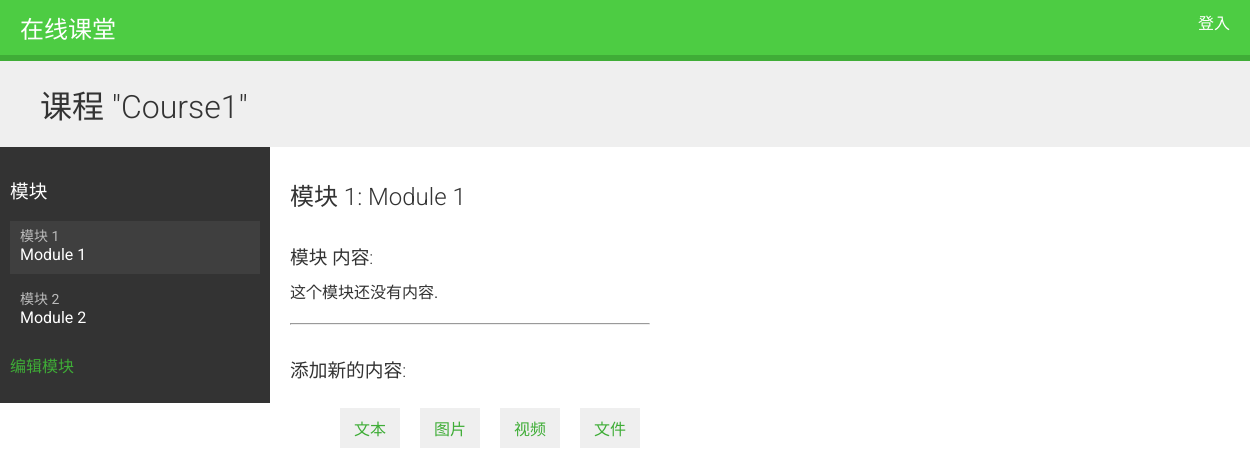
The page /course/module/1/ (signed in) on the database its author committed.
### courses/models.py (models this page shows, shortened)
class Course(models.Model):
    owner = models.ForeignKey(User,
                              related_name='courses_created',
                              on_delete=models.CASCADE)
    subject = models.ForeignKey(Subject,
                                related_name='courses',
                                on_delete=models.CASCADE)
    title = models.CharField(max_length=200)
    slug = models.SlugField(max_length=200, unique=True)
    overview = models.TextField()
    created = models.DateTimeField(auto_now_add=True)
    students = models.ManyToManyField(User,related_name='courses_joined', blank=True)
    class Meta:
        ordering = ('-created',)

class Module(models.Model):
    course = models.ForeignKey(Course, related_name='modules',
                               on_delete=models.CASCADE)
    title = models.CharField(max_length=200)
    description = models.TextField(blank=True)
    order = OrderField(blank=True, for_fields=['course'])

### courses/views.py (the view)
class ModuleContentListView(TemplateResponseMixin, View):
    template_name = 'courses/manage/module/content_list.html'
    def get(self, request, module_id):
        module = get_object_or_404(
            Module,
            id=module_id,
            course__owner=request.user
        )
        return self.render_to_response({
            'module':module
        })

### courses/templates/courses/manage/module/content_list.html (shortened to what this page needs)
{% extends "base.html" %}
{% load course %}
{% block content %}
{% with course=module.course %}
    <h1>课程 "{{ course.title }}"</h1>
    <div class="contents">
        <h3>模块</h3>
        <ul id="modules">
        {% for m in course.modules.all %}
            <li data-id="{{ m.id }}" {% if m == module %}class="selected"{% endif %}>
                <a href="{% url "module_content_list" m.id %}">
                    <span>
                        模块 <span class="order">{{ m.order|add:1 }}</span>
                    </span>
                    <br>
                    {{ m.title }}
                </a>
            </li>
        {% empty %}
            <li>没有模块.</li>
        {% endfor %}
        </ul>
        <p><a href="{% url "course_module_update" course.id %}">编辑模块</a></p>
    </div>
    <div class="module">
        <h2>模块 {{ module.order|add:1 }}: {{ module.title }}</h2>
        <h3>模块 内容:</h3>
        <div id="module-contents">
            {% for content in module.contents.all %}
            <div data-id="{{ content.id }}">
                {% with item=content.item %}
                    <p>{{ item }} ({{ item|model_name }})</p>
                    <a href="{% url "module_content_update" module.id item|model_name item.id %}">Edit</a>
                    <form action="{% url "module_content_delete" content.id %}" method="post">
                        <input type="submit" value="删除">
                        {% csrf_token %}
                    </form>
                {% endwith %}
            </div>
            {% empty %}
                <p>这个模块还没有内容.</p>
            {% endfor %}
        </div>
        <hr>
        <h3>添加新的内容:</h3>
        <ul class="content-types">
            <li><a href="{% url "module_content_create" module.id "text" %}">文本</a></li>
            <li><a href="{% url "module_content_create" module.id "image" %}">图片</a></li>
            <li><a href="{% url "module_content_create" module.id "video" %}">视频</a></li>
            <li><a href="{% url "module_content_create" module.id "file" %}">文件</a></li>
        </ul>
    </div>
{% endwith %}
{% endblock %}

### courses/static/css/base.css (style rules this page uses)
body { margin:0; font-family:'Roboto', sans-serif; font-weight:400; color:#333; }
a { color:#3fad37; text-decoration:none; }
h1, h2, h3, h4, h5, h6 { font-family:'Roboto', sans-serif; font-weight:300; }
h1 { background:#efefef; width:100%; overflow:auto; padding:20px 0 20px 40px; margin:0; }
.module { overflow:auto; }
.module h3 { margin:30px 0 0; padding:0; width:100%; }
.module p { margin:10px 0 20px; width:100%; float:left; }
.contents { width:20%; padding:10px; float:left; background:#333; color: #fff; font-family:'Roboto', sans-serif; }
.contents ul { list-style:none; margin:0; padding:0; }
.contents ul li { margin:0 0 10px 0; padding:4px 10px 10px; overflow:auto; }
.contents ul li.selected { background:#3f3f3f; }
.contents ul span { text-transform:uppercase; color:#bbb; font-size:14px; }
.contents ul a { display:block; color:#fff; text-decoration:none; }
.module { padding:10px 20px; float:left; }
ul.content-types li { list-style:none; float:left; margin:10px; background:#efefef; padding:8px 14px; }

### rows shown on the page
Course: title "Course1"
Module: order|add "1", title "Module 1"
Module: order|add "2", title "Module 2"
